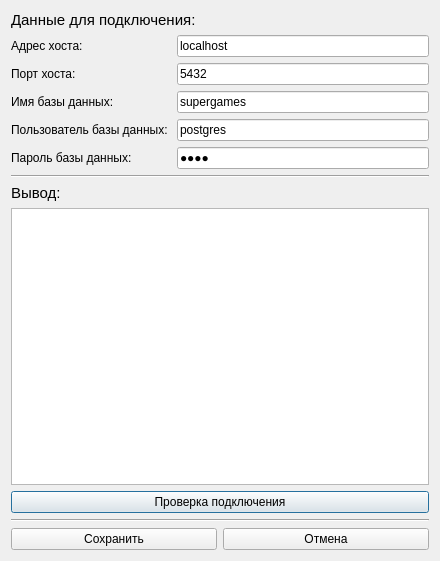
<?xml version="1.0" encoding="UTF-8"?>
<ui version="4.0">
 <class>ConnectionDialog</class>
 <widget class="QDialog" name="ConnectionDialog">
  <property name="geometry">
   <rect>
    <x>0</x>
    <y>0</y>
    <width>440</width>
    <height>561</height>
   </rect>
  </property>
  <property name="windowTitle">
   <string>SuperGames: Подключение к БД</string>
  </property>
  <layout class="QVBoxLayout" name="verticalLayout_2">
   <item>
    <layout class="QVBoxLayout" name="verticalLayout">
     <item>
      <widget class="QLabel" name="formTitle">
       <property name="font">
        <font>
         <pointsize>11</pointsize>
        </font>
       </property>
       <property name="text">
        <string>Данные для подключения:</string>
       </property>
      </widget>
     </item>
     <item>
      <layout class="QHBoxLayout" name="horizontalLayout">
       <item>
        <widget class="QLabel" name="hostFieldTitle">
         <property name="minimumSize">
          <size>
           <width>160</width>
           <height>0</height>
          </size>
         </property>
         <property name="text">
          <string>Адрес хоста:</string>
         </property>
        </widget>
       </item>
       <item>
        <widget class="QLineEdit" name="hostField">
         <property name="text">
          <string>localhost</string>
         </property>
        </widget>
       </item>
      </layout>
     </item>
     <item>
      <layout class="QHBoxLayout" name="horizontalLayout_2">
       <item>
        <widget class="QLabel" name="portFieldTitle">
         <property name="minimumSize">
          <size>
           <width>160</width>
           <height>0</height>
          </size>
         </property>
         <property name="text">
          <string>Порт хоста:</string>
         </property>
        </widget>
       </item>
       <item>
        <widget class="QLineEdit" name="portField">
         <property name="text">
          <string>5432</string>
         </property>
        </widget>
       </item>
      </layout>
     </item>
     <item>
      <layout class="QHBoxLayout" name="horizontalLayout_3">
       <item>
        <widget class="QLabel" name="dbNameFieldTitle">
         <property name="minimumSize">
          <size>
           <width>160</width>
           <height>0</height>
          </size>
         </property>
         <property name="text">
          <string>Имя базы данных:</string>
         </property>
        </widget>
       </item>
       <item>
        <widget class="QLineEdit" name="dbNameField">
         <property name="text">
          <string>supergames</string>
         </property>
        </widget>
       </item>
      </layout>
     </item>
     <item>
      <layout class="QHBoxLayout" name="horizontalLayout_4">
       <item>
        <widget class="QLabel" name="dbUserFieldTitle">
         <property name="minimumSize">
          <size>
           <width>160</width>
           <height>0</height>
          </size>
         </property>
         <property name="text">
          <string>Пользователь базы данных:</string>
         </property>
        </widget>
       </item>
       <item>
        <widget class="QLineEdit" name="dbUserField">
         <property name="text">
          <string>postgres</string>
         </property>
        </widget>
       </item>
      </layout>
     </item>
     <item>
      <layout class="QHBoxLayout" name="horizontalLayout_5">
       <item>
        <widget class="QLabel" name="dbPasswordFieldTitle">
         <property name="minimumSize">
          <size>
           <width>160</width>
           <height>0</height>
          </size>
         </property>
         <property name="text">
          <string>Пароль базы данных:</string>
         </property>
        </widget>
       </item>
       <item>
        <widget class="QLineEdit" name="dbPasswordField">
         <property name="text">
          <string>1234</string>
         </property>
         <property name="echoMode">
          <enum>QLineEdit::Password</enum>
         </property>
        </widget>
       </item>
      </layout>
     </item>
    </layout>
   </item>
   <item>
    <widget class="Line" name="line_2">
     <property name="orientation">
      <enum>Qt::Horizontal</enum>
     </property>
    </widget>
   </item>
   <item>
    <widget class="QLabel" name="outputTitle">
     <property name="font">
      <font>
       <pointsize>11</pointsize>
      </font>
     </property>
     <property name="text">
      <string>Вывод:</string>
     </property>
    </widget>
   </item>
   <item>
    <widget class="QTextEdit" name="connectionOutput">
     <property name="documentTitle">
      <string>Вывод</string>
     </property>
     <property name="readOnly">
      <bool>true</bool>
     </property>
    </widget>
   </item>
   <item>
    <widget class="QPushButton" name="testConnectionButton">
     <property name="text">
      <string>Проверка подключения</string>
     </property>
    </widget>
   </item>
   <item>
    <widget class="Line" name="line">
     <property name="orientation">
      <enum>Qt::Horizontal</enum>
     </property>
    </widget>
   </item>
   <item>
    <layout class="QHBoxLayout" name="horizontalLayout_6">
     <item>
      <widget class="QPushButton" name="pushButtonSave">
       <property name="text">
        <string>Сохранить</string>
       </property>
      </widget>
     </item>
     <item>
      <widget class="QPushButton" name="pushButtonCancel">
       <property name="text">
        <string>Отмена</string>
       </property>
      </widget>
     </item>
    </layout>
   </item>
  </layout>
 </widget>
 <resources/>
 <connections/>
</ui>
